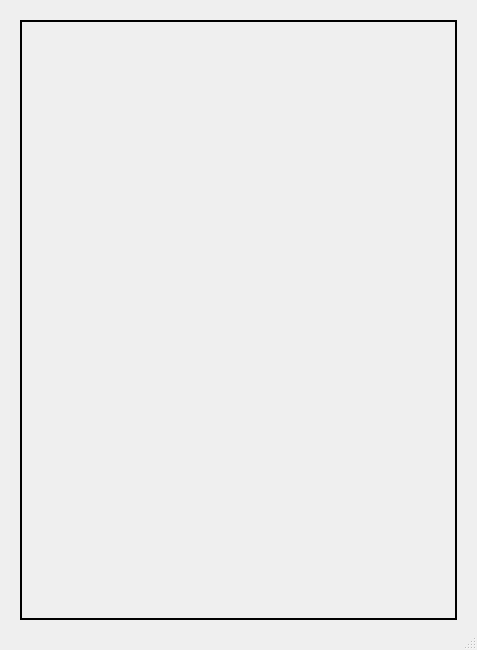
<?xml version="1.0" encoding="UTF-8"?>
<ui version="4.0">
 <class>UpdateImageIntent</class>
 <widget class="QDialog" name="ImageIntent">
  <property name="geometry">
   <rect>
    <x>0</x>
    <y>0</y>
    <width>477</width>
    <height>650</height>
   </rect>
  </property>
  <property name="windowTitle">
   <string>Dialog</string>
  </property>
  <property name="sizeGripEnabled">
   <bool>true</bool>
  </property>
  <layout class="QGridLayout" name="gridLayout_2">
   <property name="leftMargin">
    <number>20</number>
   </property>
   <property name="topMargin">
    <number>20</number>
   </property>
   <property name="rightMargin">
    <number>20</number>
   </property>
   <property name="bottomMargin">
    <number>30</number>
   </property>
   <property name="spacing">
    <number>10</number>
   </property>
   <item row="0" column="0">
    <widget class="QFrame" name="ui_outerFrame">
     <property name="sizePolicy">
      <sizepolicy hsizetype="Expanding" vsizetype="Expanding">
       <horstretch>0</horstretch>
       <verstretch>0</verstretch>
      </sizepolicy>
     </property>
     <property name="styleSheet">
      <string notr="true">
                            #ui_outerFrame {
                            padding: 5px;
                            border: 1.5px solid #000;}
                        </string>
     </property>
     <property name="frameShape">
      <enum>QFrame::StyledPanel</enum>
     </property>
     <property name="frameShadow">
      <enum>QFrame::Raised</enum>
     </property>
     <layout class="QGridLayout" name="gridLayout">
      <property name="leftMargin">
       <number>10</number>
      </property>
      <property name="topMargin">
       <number>10</number>
      </property>
      <property name="rightMargin">
       <number>10</number>
      </property>
      <property name="bottomMargin">
       <number>10</number>
      </property>
      <property name="horizontalSpacing">
       <number>20</number>
      </property>
      <property name="verticalSpacing">
       <number>10</number>
      </property>
      <item row="2" column="0">
       <layout class="QHBoxLayout" name="horizontalLayout_3"/>
      </item>
      <item row="3" column="0">
       <layout class="QHBoxLayout" name="horizontalLayout_4"/>
      </item>
      <item row="1" column="0">
       <layout class="QHBoxLayout" name="horizontalLayout_2"/>
      </item>
      <item row="0" column="0">
       <layout class="QHBoxLayout" name="horizontalLayout"/>
      </item>
      <item row="4" column="0">
       <layout class="QHBoxLayout" name="horizontalLayout_5"/>
      </item>
      <item row="5" column="0">
       <layout class="QHBoxLayout" name="horizontalLayout_8"/>
      </item>
     </layout>
    </widget>
   </item>
   <item row="1" column="0">
    <layout class="QHBoxLayout" name="ui_buttonsLayout">
     <property name="spacing">
      <number>10</number>
     </property>
     <property name="bottomMargin">
      <number>0</number>
     </property>
    </layout>
   </item>
  </layout>
 </widget>
 <resources/>
 <connections/>
</ui>
